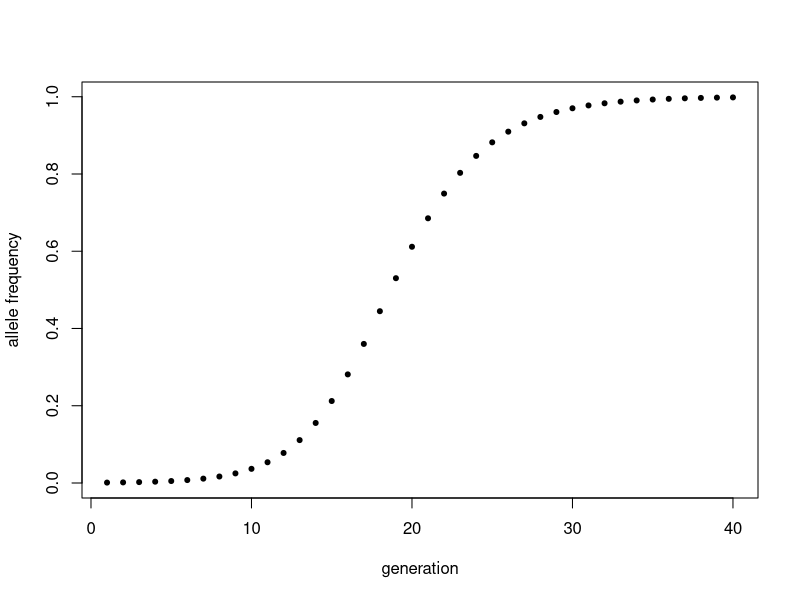
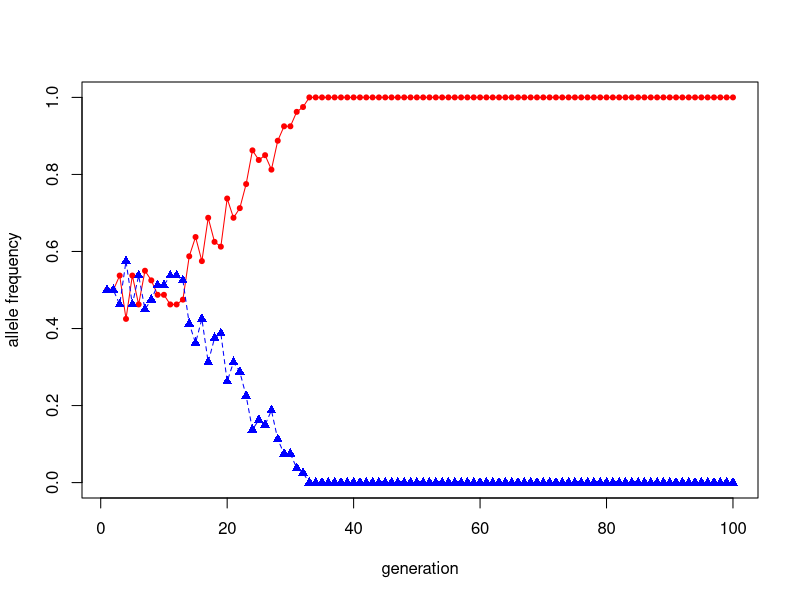

Here is the R script that generated these plots, in order: (Note: a time limit stopped this script after it produced the figures.)
## ---- chunk 1
knitr::opts_chunk$set(echo = TRUE)
## ---- chunk 2
diploids_selection = function(p0=0.5,W_AA=0.25,W_Aa=0.5,W_aa=0.25,n=100){
  p=rep(NA,n)
  w_bar=rep(NA,n)
  p[1]=p0
  w_bar[1]=p[1]^2*W_AA+2*p[1]*(1-p[1])*W_Aa+(1-p[1])^2*W_aa
  for(i in 2:n){
    p[i]=p[i-1]^2*W_AA/w_bar[i-1]+p[i-1]*(1-p[i-1])*W_Aa/w_bar[i-1]
    w_bar[i]=p[i]^2*W_AA+2*p[i]*(1-p[i])*W_Aa+(1-p[i])^2*W_aa
  }
  
  return(p)
}
p<-diploids_selection(p0=0.001,W_AA=0.4,W_Aa=0.3,W_aa=0.2,n=40)
generations <- 1 :length(p)
plot(p~generations,pch=20,
     ylab = "allele frequency",
     xlab = "generation")
## ---- chunk 3
gene_drift=function(p_a=0.5,p_A=0.5,size=40,n=10,type=1){#type=1:"haploid"
  freq_a=rep(NA,n)
  freq_A=rep(NA,n)
  freq=rep(NA,2)
  freq_a[1]=p_a
  freq_A[1]=p_A
  for(i in 2:n){
    if(freq_a[i-1]==1){
      freq_A[(i-1):n]=rep(0,(n-i+2))
      freq_a[i:n]=rep(1,(n-i+1))
      break 
    }
    if(freq_A[i-1]==1){
      freq_A[i:n]=rep(1,(n-i+1))
      freq_a[(i-1):n]=rep(0,(n-i+2))
      break 
    }
      freq = as.vector(table(sample(c("a","A"),size*type,replace = T,prob=c(freq_a[i-1],freq_A[i-1])))/(size*type))
      print(freq)
      freq_a[i] = freq[1]
      freq_A[i] = freq[2]
  }
  if(any(freq_a>0.9999)){
    fixation = min(which.max(freq_a>0.9999))
    cat("fixation for a occurs approximately at generation:", fixation)
  }else {
    maxAlleleFreq <- max(freq_a)
    cat("fixation for a does not occur, max. allele frequency is", print(maxAlleleFreq,digits =2))
  }
  if(any(freq_A>0.9999)){
    fixation = min(which.max(freq_A>0.9999))
    cat("fixation for A occurs approximately at generation:", fixation)
  }else {
    maxAlleleFreq <- max(freq_A)
    cat("fixation for A does not occur, max. allele frequency is", print(maxAlleleFreq,digits =2))
  }
  generations <- 1 :length(freq_a)
  plot(freq_a~generations,pch=20,type="o",col="red",ylim = c(min(min(freq_A,freq_a)),max(freq_A,freq_a)),
       ylab = "allele frequency",
       xlab = "generation")
  lines(freq_A~generations,pch=17,type="o",lty=2,col="blue")
} 
gene_drift(p_a=0.5,p_A=0.5,size=40,n=100,type=2)
## ---- chunk 4
gene_drift_freq=function(p_a=1-p_A,p_A=0.1,size=50,n=100,type=1,permutation=1000){#type=1:"haploid"
pro = 0
  for(m in 1:permutation) {
  freq_a=rep(NA,n)
  freq_A=rep(NA,n)
  freq_a[1]=p_a
  freq_A[1]=p_A
  for(i in 2:n){
    if(freq_a[i-1]==1){
      freq_A[(i-1):n]=rep(0,(n-i+2))
      pro = pro+1
      freq_a[i:n]=rep(1,(n-i+1))
      break 
    }
    if(freq_A[i-1]==1){
      freq_A[i:n]=rep(1,(n-i+1))
      freq_a[(i-1):n]=rep(0,(n-i+2))
      break 
    }
      freq = as.vector(table(sample(c("a","A"),size*type,replace = T, prob=c(freq_a[i-1],freq_A[i-1])))/(size*type))
      freq_a[i] = freq[1]
      freq_A[i] = freq[2]
  }
} 
return(pro/permutation)
}
gene_drift_freq(p_A=0.5,size =200, type=2)
gene_drift_freq(p_A=0.25,size =200, type=2)
gene_drift_freq(p_A=0.1,size =200, type=2)
## ---- chunk 5
gene_drift_allele_trajectories=function(p_a=0.5,p_A=0.5,size=400,n=100,type=1,permutation = 100){#type=1:"haploid"
  freq_a=rep(NA,n)
  freq_A=rep(NA,n)
  freq_a[1]=p_a
  freq_A[1]=p_A
  generations <- 1 :length(freq_A)
  plot(freq_A~generations,pch=20,type="n",col="red",ylim = c(0,1),
       ylab = "allele frequency",
       xlab = "generation")
  
  for(m in 1:permutation){
  for(i in 2:n){
    if(freq_a[i-1]==1){
      freq_A[(i-1):n]=rep(0,(n-i+2))
      freq_a[i:n]=rep(1,(n-i+1))
      break 
    }
    if(freq_A[i-1]==1){
      freq_A[i:n]=rep(1,(n-i+1))
      freq_a[(i-1):n]=rep(0,(n-i+2))
      break 
    }
      freq = as.vector(table(sample(c("a","A"),size*type,replace = T, prob=c(freq_a[i-1],freq_A[i-1])))/(size*type))
      freq_a[i] = freq[1]
      freq_A[i] = freq[2]
  
  }
  #generations <- 1 :length(freq_A)
  lines(freq_A~generations,lty=1,col=rainbow(permutation)[m])
} 
}
gene_drift_allele_trajectories()
## ---- chunk 6
get_p_value = function(slope=0.1,intercept = 0.5,size = 20, e = 2){
x <- seq(from =1, to = 10, length.out = size) # length.out is how many observations we will have a <- 0.5 
y_deterministic <- intercept+ slope*x
y_simulated <- rnorm(length(x), mean = y_deterministic, sd = e)
mod_sim <- lm(y_simulated ~ x)
p_val_slope <- summary(mod_sim)$coef[2,4] # extracts the p-value p_val_slope
summary(mod_sim)
return (p_val_slope)
}
get_p_value()
## ---- chunk 7
permutation = 1000
p_array=rep(NA,permutation)
p_array=replicate(permutation,get_p_value())
hist(p_array,freq = F)
p_pvalue_0.05 = as.vector(table(p_array<0.05)/permutation)[2]
p_pvalue_0.05
## ---- chunk 8
permutation = 1000
p_array=rep(NA,permutation)
p_array=replicate(permutation,get_p_value(slope=0))
hist(p_array,freq = F)
p_pvalue_0.05 = as.vector(table(p_array<0.05)/permutation)[2]
p_pvalue_0.05
## ---- chunk 9
size_array = seq(10,100,by=5)
permutation =100
for(i in size_array){
  p_array=replicate(permutation,get_p_value(slope=0.1,intercept = 0.5,e=1.5))
  #hist(p_array,freq = F)
  p_pvalue_0.05[i] = as.vector(table(p_array<0.05)/permutation)[2]
}
plot(p_pvalue_0.05[size_array]~size_array)
abline(lm(p_pvalue_0.05[size_array]~size_array))
